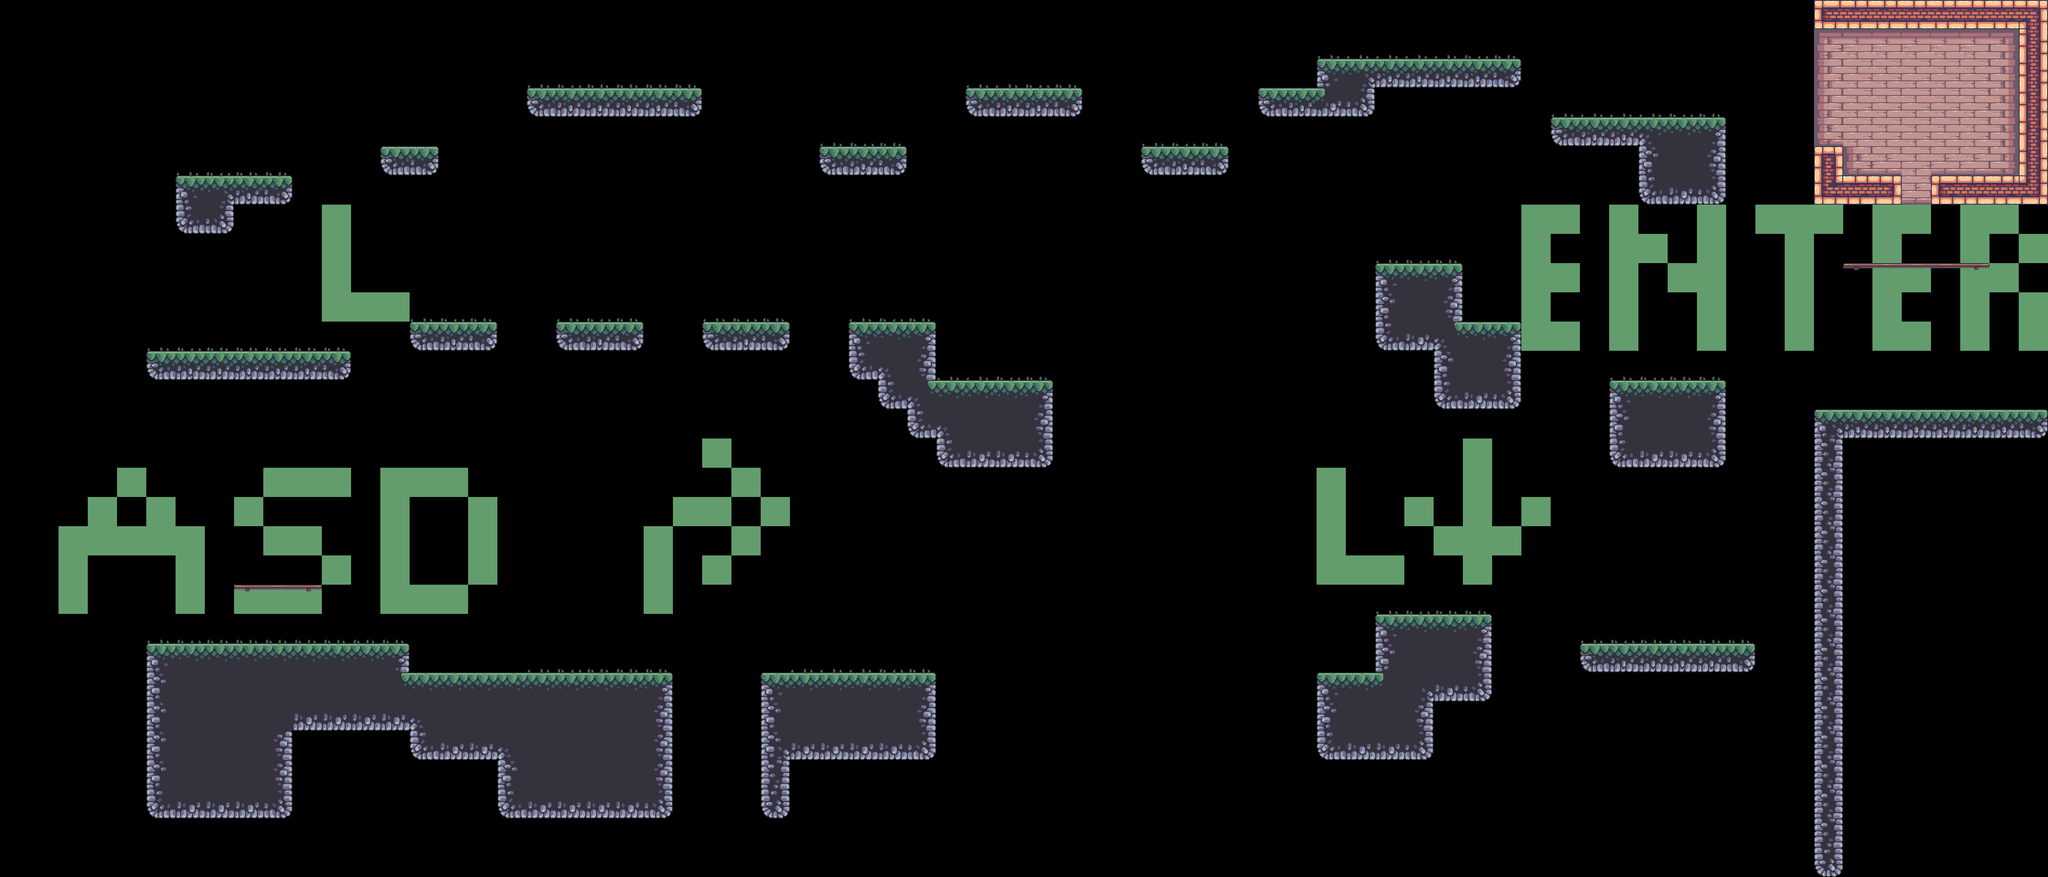

Below is a game level as drawn by its tile map, then a one-line description and the .tmx that defines it (tile-layer data replaced by summaries):
An orthogonal 70x30 tile map with 64x64 px tiles, 4 tile layers (Background, Terrain, Platforms, Foreground), 24 tilesets and 65 objects (18x silver, 5x dark_tree_bg, 4x static, 4x floor_spikes, 4x gold, ...).

<map version="1.10" tiledversion="1.11.1.1" orientation="orthogonal" renderorder="right-down" width="70" height="30" tilewidth="64" tileheight="64" infinite="0" nextlayerid="13" nextobjectid="233">
 <tileset firstgid="1" source="../Tilsets/outside.tsx" />
 <tileset firstgid="49" source="../Tilsets/inside.tsx" />
 <tileset firstgid="145" source="../Tilsets/platforms.tsx" />
 <tileset firstgid="153" source="../Tilsets/editor_paths.tsx" />
 <tileset firstgid="159" source="../Tilsets/grass.tsx" />
 <tileset firstgid="164" source="../Tilsets/floor_spike.tsx" />
 <tileset firstgid="165" source="../Tilsets/fire_trap.tsx" />
 <tileset firstgid="166" source="../Tilsets/dark_tree.tsx" />
 <tileset firstgid="167" source="../Tilsets/dark_tree_bg.tsx" />
 <tileset firstgid="168" source="../Tilsets/Barrel (1).tsx" />
 <tileset firstgid="169" source="../Tilsets/Crate (1).tsx" />
 <tileset firstgid="170" source="../Tilsets/curtain2.tsx" />
 <tileset firstgid="171" source="../Tilsets/curtain1.tsx" />
 <tileset firstgid="172" source="../Tilsets/door.tsx" />
 <tileset firstgid="173" source="../Tilsets/bg_barrel.tsx" />
 <tileset firstgid="174" source="../Tilsets/bg_barrel_2.tsx" />
 <tileset firstgid="175" source="../Tilsets/candle.tsx" />
 <tileset firstgid="176" source="../Tilsets/Player.tsx" />
 <tileset firstgid="177" source="../Tilsets/Spiked Ball.tsx" />
 <tileset firstgid="178" source="../Tilsets/tooth.tsx" />
 <tileset firstgid="179" source="../Tilsets/shell.tsx" />
 <tileset firstgid="180" source="../Tilsets/items.tsx" />
 <tileset firstgid="186" source="../Tilsets/flag.tsx" />
 <tileset firstgid="187" source="../Tilsets/overworld.tsx" />
 <layer id="4" name="Background" width="70" height="30">
  <data>[2100 cells, 145 non-empty, 11 distinct tile ids]</data>
 </layer>
 <objectgroup id="8" name="BG details">
  <object id="60" name="static" gid="170" x="4224" y="256" width="52" height="178" />
  <object id="62" name="static" gid="171" x="4096" y="256" width="52" height="178" />
  <object id="63" name="static" gid="172" x="4032" y="384" width="82" height="98" />
  <object id="68" name="candle" gid="175" x="4352" y="192" width="64" height="64" />
  <object id="117" name="static" gid="174" x="4096" y="384" width="42" height="44" />
  <object id="180" name="candle" gid="175" x="3968" y="192" width="64" height="64" />
  <object id="181" name="candle" gid="175" x="4160" y="192" width="64" height="64" />
 </objectgroup>
 <layer id="1" name="Terrain" width="70" height="30">
  <data>[2100 cells, 286 non-empty, 32 distinct tile ids]</data>
 </layer>
 <layer id="5" name="Platforms" width="70" height="30">
  <data>[2100 cells, 8 non-empty, 3 distinct tile ids]</data>
 </layer>
 <layer id="6" name="Foreground" width="70" height="30">
  <data>[2100 cells, 92 non-empty, 3 distinct tile ids]</data>
 </layer>
 <objectgroup id="2" name="Objects">
  <object id="39" name="fire_trap" gid="165" x="768" y="192" width="32" height="64" />
  <object id="45" name="dark_tree" gid="166" x="2880" y="1472" width="128" height="128" />
  <object id="71" name="Player" gid="176" x="545.066" y="1281.74" width="110" height="96" />
  <object id="94" name="flag" gid="186" x="4288" y="384" width="68" height="186" />
  <object id="115" name="crate" gid="169" x="448" y="384" width="50" height="36" />
  <object id="158" name="barrel" gid="168" x="512" y="384" width="46" height="50" />
  <object id="164" name="dark_tree_bg" gid="167" x="1920" y="1472" width="128" height="128" />
  <object id="165" name="dark_tree_bg" gid="167" x="2112" y="832" width="128" height="128" />
  <object id="166" name="dark_tree_bg" gid="167" x="512" y="768" width="128" height="128" />
  <object id="169" name="dark_tree_bg" gid="167" x="3712" y="1408" width="128" height="128" />
  <object id="171" name="dark_tree_bg" gid="167" x="3200" y="704" width="128" height="128" />
  <object id="173" name="floor_spikes" gid="164" x="960" y="704" width="63" height="64">
   <properties>
    <property name="inverted" type="bool" value="false" />
   </properties>
  </object>
  <object id="174" name="floor_spikes" gid="164" x="3584" y="1408" width="63" height="64">
   <properties>
    <property name="inverted" type="bool" value="false" />
   </properties>
  </object>
  <object id="175" name="floor_spikes" gid="1073741988" x="576" y="512" width="63" height="64">
   <properties>
    <property name="inverted" type="bool" value="true" />
   </properties>
  </object>
  <object id="176" name="floor_spikes" gid="1073741988" x="512" y="512" width="63" height="64">
   <properties>
    <property name="inverted" type="bool" value="true" />
   </properties>
  </object>
  <object id="184" name="crate" gid="169" x="3648" y="832" width="50" height="36" />
  <object id="185" name="barrel" gid="168" x="3584" y="832" width="46" height="50" />
 </objectgroup>
 <objectgroup id="3" name="Moving Objects">
  <object id="73" name="saw" gid="153" x="1984" y="384" width="512" height="10">
   <properties>
    <property name="flip" type="bool" value="false" />
    <property name="platform" type="bool" value="false" />
    <property name="speed" type="int" value="60" />
   </properties>
  </object>
  <object id="74" name="boat" gid="153" x="2176" y="1536" width="576" height="38">
   <properties>
    <property name="flip" type="bool" value="true" />
    <property name="platform" type="bool" value="true" />
    <property name="speed" type="int" value="60" />
   </properties>
  </object>
  <object id="78" name="saw" gid="154" x="1152" y="896" width="10" height="448">
   <properties>
    <property name="flip" type="bool" value="false" />
    <property name="platform" type="bool" value="false" />
    <property name="speed" type="int" value="60" />
   </properties>
  </object>
  <object id="133" name="spike" gid="177" x="2432" y="1408" width="54" height="54">
   <properties>
    <property name="end angle" type="int" value="180" />
    <property name="platform" type="bool" value="false" />
    <property name="radius" type="int" value="100" />
    <property name="speed" type="int" value="50" />
    <property name="start angle" type="int" value="0" />
   </properties>
  </object>
  <object id="157" name="helicopter" gid="153" x="2496" y="832" width="448" height="64">
   <properties>
    <property name="flip" type="bool" value="false" />
    <property name="platform" type="bool" value="true" />
    <property name="speed" type="int" value="60" />
   </properties>
  </object>
  <object id="159" name="helicopter" gid="154" x="192" y="704" width="43.483" height="320">
   <properties>
    <property name="flip" type="bool" value="false" />
    <property name="platform" type="bool" value="true" />
    <property name="speed" type="int" value="100" />
   </properties>
  </object>
  <object id="172" name="saw" gid="154" x="1472" y="896" width="10" height="448">
   <properties>
    <property name="flip" type="bool" value="false" />
    <property name="platform" type="bool" value="false" />
    <property name="speed" type="int" value="60" />
   </properties>
  </object>
 </objectgroup>
 <objectgroup id="10" name="Items">
  <object id="90" name="diamond" gid="183" x="3072" y="576" width="64" height="64" />
  <object id="129" name="skull" gid="182" x="4160" y="320" width="64" height="64" />
  <object id="160" name="silver" gid="181" x="1536" y="1408" width="64" height="64" />
  <object id="161" name="silver" gid="181" x="1536" y="1344" width="64" height="64" />
  <object id="162" name="silver" gid="181" x="1728" y="1472" width="64" height="64" />
  <object id="163" name="silver" gid="181" x="1344" y="1472" width="64" height="64" />
  </objectgroup>
 <objectgroup id="9" name="Enemies">
  <!-- 6 objects omitted --></objectgroup>
 <objectgroup id="11" name="Water">
  <!-- 1 objects omitted --></objectgroup>
 <objectgroup id="12" name="Data">
  <!-- 1 objects omitted --></objectgroup>
</map>
<!-- 28 of 65 objects omitted -->
